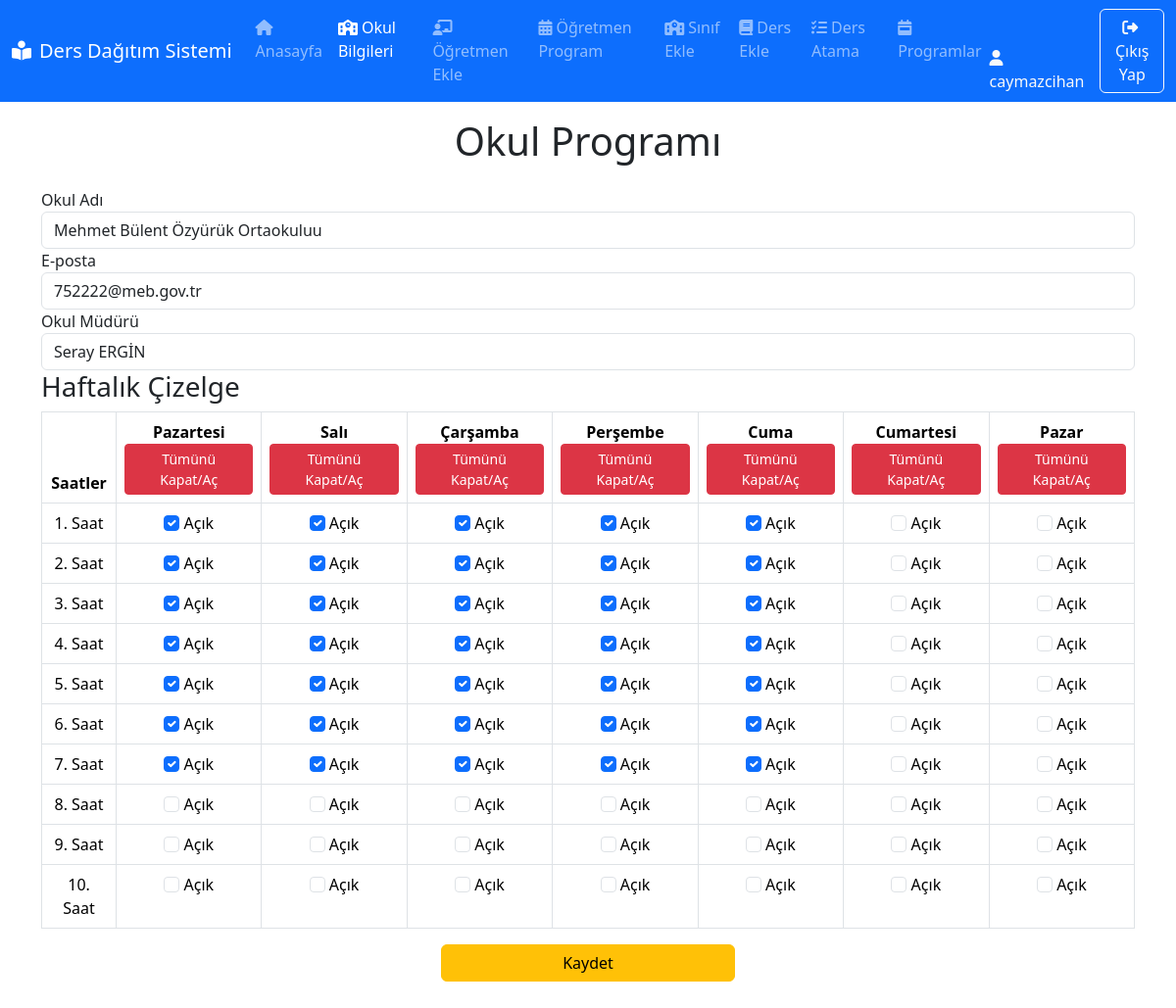
The app's page /okul-bilgileri (signed in) with its own data.
### app.py (models this page shows, shortened)
class User(db.Model):
    id = db.Column(db.Integer, primary_key=True)
    username = db.Column(db.String(50), unique=True, nullable=False)
    password = db.Column(db.String(100), nullable=False)
    email = db.Column(db.String(100), unique=True, nullable=False)
    school_name = db.Column(db.String(120))
    school_email = db.Column(db.String(120))
    school_principal = db.Column(db.String(120))
    role = db.Column(db.String(20), nullable=False, default="user")
    teachers = db.relationship("Teacher", backref="user", lazy=True)
    classes = db.relationship("Class", backref="user", lazy=True)
    courses = db.relationship("Course", backref="user", lazy=True)
    assignments = db.relationship("TeacherCourseAssignment", backref="user", lazy=True)
    schedules = db.relationship("Schedule", backref="user", lazy=True)

### app.py (the view, shortened to what this page needs)
@app.route("/okul-bilgileri", methods=["GET", "POST"])
@login_required
def okul_bilgileri():
    current_user = User.query.filter_by(id=session["user_id"]).first()
    schedules_from_db = Schedule.query.filter_by(user_id=current_user.id).all()
    schedule = {day: {hour: False for hour in HOURS} for day in DAYS}
    for entry in schedules_from_db:
        schedule[entry.day][entry.hour] = entry.is_open
    return render_template(
        "okul_bilgileri.html",
        schedule=schedule,
        school_name=current_user.school_name,
        school_email=current_user.school_email,
        school_principal=current_user.school_principal,
        days=DAYS,
        hours=HOURS,
    )

### app.py (called while the page is built)
def login_required(f):
    @wraps(f)
    def decorated_function(*args, **kwargs):
        if "username" not in session:
            return redirect(url_for("login"))
        return f(*args, **kwargs)
    return decorated_function

### templates/okul_bilgileri.html (shortened to what this page needs)
{% extends 'base.html' %}
{% block content %}
<div class="container mt-5">
    <h1 class="text-center">Okul Programı</h1>
    <div class="row mt-4">
        <div class="col-md-12">
            <form method="POST" action="{{ url_for('okul_bilgileri') }}">
                <div class="form-group">
                    <label for="school_name">Okul Adı</label>
                    <input type="text" class="form-control" id="school_name" name="school_name" value="{{ school_name or '' }}" placeholder="Okul adını giriniz">
                </div>
                <div class="form-group">
                    <label for="school_email">E-posta</label>
                    <input type="email" class="form-control" id="school_email" name="school_email" value="{{ school_email or '' }}" placeholder="Okul e-posta adresini giriniz">
                </div>
                <div class="form-group">
                    <label for="school_principal">Okul Müdürü</label>
                    <input type="text" class="form-control" id="school_principal" name="school_principal" value="{{ school_principal or '' }}" placeholder="Okul müdürünün adını giriniz">
                </div>
                <h3>Haftalık Çizelge</h3>
                <table class="table table-bordered text-center">
                    <thead class="thead-dark">
                        <tr>
                            <th>Saatler</th>
                            {% for day in days %}
                                <th>
                                    {{ day|capitalize }}
                                    <br>
                                    <button type="button" class="btn btn-danger btn-sm" onclick="toggleDay('{{ day }}')">Tümünü Kapat/Aç</button>
                                </th>
                            {% endfor %}
                        </tr>
                    </thead>
                    <tbody>
                        {% for hour in hours %}
                        <tr>
                            <td>{{ hour }}. Saat</td>
                            {% for day in days %}
                            <td>
                                <input type="checkbox" class="form-check-input" id="{{ day }}-{{ hour }}" name="{{ day }}-{{ hour }}" {% if schedule[day][hour] %}checked{% endif %}>
                                <label class="form-check-label" for="{{ day }}-{{ hour }}">Açık</label>
                            </td>
                            {% endfor %}
                        </tr>
                        {% endfor %}
                    </tbody>
                </table>
                <div class="text-center mt-3">
                <button type="submit" class="btn btn-warning " style="width: 300px;">Kaydet</button>
                </div>
            </form>
        </div>
    </div>
</div>
{% endblock %}

### templates/base.html (shortened to what this page needs)
<!DOCTYPE html>
<html lang="tr">
<head>
    <link href="https://cdn.jsdelivr.net/npm/bootstrap@5.3.2/dist/css/bootstrap.min.css" rel="stylesheet">
    <link href="https://cdnjs.cloudflare.com/ajax/libs/font-awesome/6.4.2/css/all.min.css" rel="stylesheet">
    <link rel="stylesheet" href="{{ url_for('static', filename='css/style.css') }}">
</head>
<body>
<nav class="navbar navbar-expand-lg navbar-dark bg-primary fixed-top">
    <div class="container-fluid">
        <div class="d-flex align-items-center">
            <a class="navbar-brand" href="{{ url_for('home') }}">
                <i class="fas fa-book-reader me-2"></i>Ders Dağıtım Sistemi
            </a>
        </div>
        {% if 'username' in session %}
        <div class="collapse navbar-collapse" id="navbarNav" >
            <ul class="navbar-nav me-auto mb-2 mb-lg-0" >
                <li class="nav-item">
                    <a class="nav-link {{ 'active' if request.endpoint == 'home' }}" href="{{ url_for('home') }}">
                        <i class="fas fa-home me-1"></i>Anasayfa
                    </a>
                </li>
        		<li class="nav-item">
                    <a class="nav-link {{ 'active' if request.endpoint == 'okul_bilgileri' }}" href="{{ url_for('okul_bilgileri') }}">
                         <i class="fas fa-school me-1"></i></i>Okul Bilgileri
                    </a>
                </li>
                <li class="nav-item">
                    <a class="nav-link {{ 'active' if request.endpoint == 'add_teacher' }}" href="{{ url_for('add_teacher') }}">
                        <i class="fas fa-chalkboard-teacher me-1"></i>Öğretmen Ekle
                    </a>
                </li>
                <li class="nav-item">
                    <a class="nav-link {{ 'active' if request.endpoint == 'ogretmen_programi' }}" href="{{ url_for('ogretmen_programi') }}">
                        <i class="fas fa-calendar-alt me-1"></i>Öğretmen Program
                    </a>
                </li>
                <li class="nav-item">
                    <a class="nav-link {{ 'active' if request.endpoint == 'add_class' }}" href="{{ url_for('add_class') }}">
                        <i class="fas fa-school me-1"></i>Sınıf Ekle
                    </a>
                </li>
                <li class="nav-item">
                    <a class="nav-link {{ 'active' if request.endpoint == 'add_course' }}" href="{{ url_for('add_course') }}">
                        <i class="fas fa-book me-1"></i>Ders Ekle
                    </a>
                </li>
                <li class="nav-item">
                    <a class="nav-link {{ 'active' if request.endpoint == 'assign_course' }}" href="{{ url_for('assign_course') }}">
                        <i class="fas fa-tasks me-1"></i>Ders Atama
                    </a>
                </li>
                <li class="nav-item">
                    <a class="nav-link {{ 'active' if request.endpoint == 'schedules' }}" href="{{ url_for('schedules') }}">
                        <i class="fas fa-calendar-week me-1"></i>Programlar
                    </a>
                </li>
            </ul>
            <div class="ms-auto d-flex align-items-end">
                <span class="text-light me-3">
                    <i class="fas fa-user me-1"></i>{{ session['username'] }}
                </span>
                <a href="{{ url_for('logout') }}" class="btn btn-outline-light">
                    <i class="fas fa-sign-out-alt me-1"></i>Çıkış Yap
                </a>
            </div>
        </div>
        {% endif %}
    </div>
</nav>
<div class="container mt-5 pt-4">
</div>
        {% block content %}
        {% endblock %}
</body>
</html>

### records on screen
User: username "caymazcihan", school_name "Mehmet Bülent Özyürük Ortaokuluu", school_email "752222@meb.gov.tr", school_principal "Seray ERGİN"

### other values on screen
{{ day|capitalize }} "Pazartesi" "Salı" "Çarşamba" "Perşembe" "Cuma" "Cumartesi" "Pazar"
{{ hour }} "1" "2" "3" "4" "5" "6" "7" "8" "9" "10"
